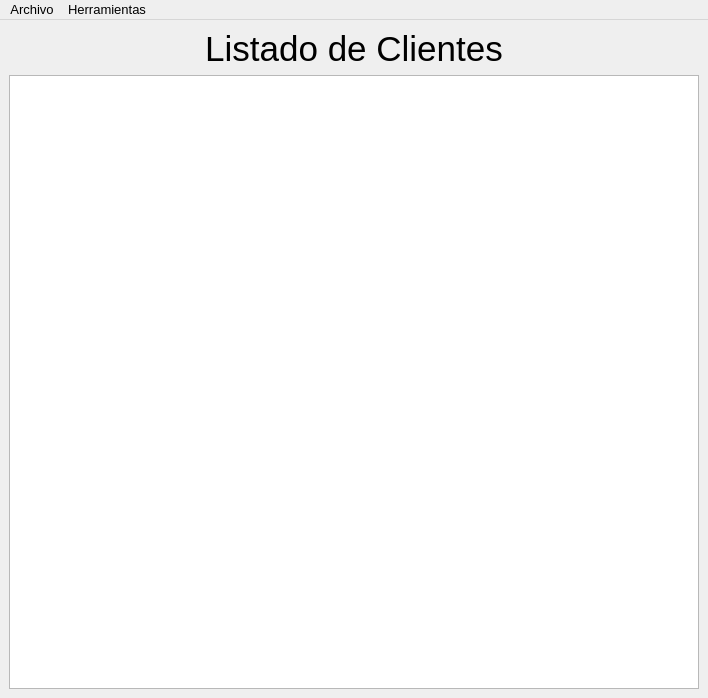
<?xml version="1.0" encoding="UTF-8"?>
<ui version="4.0">
 <class>ListaClientes</class>
 <widget class="QMainWindow" name="ListaClientes">
  <property name="geometry">
   <rect>
    <x>0</x>
    <y>0</y>
    <width>708</width>
    <height>698</height>
   </rect>
  </property>
  <property name="sizePolicy">
   <sizepolicy hsizetype="Preferred" vsizetype="Preferred">
    <horstretch>0</horstretch>
    <verstretch>0</verstretch>
   </sizepolicy>
  </property>
  <property name="minimumSize">
   <size>
    <width>0</width>
    <height>0</height>
   </size>
  </property>
  <property name="font">
   <font>
    <pointsize>10</pointsize>
   </font>
  </property>
  <property name="windowTitle">
   <string>Listado de Clientes</string>
  </property>
  <widget class="QWidget" name="centralwidget">
   <layout class="QGridLayout" name="gridLayout">
    <item row="0" column="0">
     <widget class="QLabel" name="lbl_title">
      <property name="sizePolicy">
       <sizepolicy hsizetype="Preferred" vsizetype="Preferred">
        <horstretch>0</horstretch>
        <verstretch>0</verstretch>
       </sizepolicy>
      </property>
      <property name="font">
       <font>
        <family>Arial</family>
        <pointsize>26</pointsize>
        <bold>false</bold>
       </font>
      </property>
      <property name="cursor">
       <cursorShape>ArrowCursor</cursorShape>
      </property>
      <property name="autoFillBackground">
       <bool>true</bool>
      </property>
      <property name="locale">
       <locale language="Spanish" country="Spain"/>
      </property>
      <property name="text">
       <string>Listado de Clientes</string>
      </property>
      <property name="alignment">
       <set>Qt::AlignCenter</set>
      </property>
     </widget>
    </item>
    <item row="1" column="0">
     <widget class="TableView" name="table_lista_clientes">
      <property name="minimumSize">
       <size>
        <width>500</width>
        <height>300</height>
       </size>
      </property>
      <property name="maximumSize">
       <size>
        <width>16777215</width>
        <height>16777215</height>
       </size>
      </property>
      <property name="mouseTracking">
       <bool>false</bool>
      </property>
      <property name="layoutDirection">
       <enum>Qt::LeftToRight</enum>
      </property>
      <property name="locale">
       <locale language="Spanish" country="Spain"/>
      </property>
      <property name="sizeAdjustPolicy">
       <enum>QAbstractScrollArea::AdjustToContents</enum>
      </property>
      <property name="alternatingRowColors">
       <bool>true</bool>
      </property>
      <property name="selectionMode">
       <enum>QAbstractItemView::ContiguousSelection</enum>
      </property>
      <property name="sortingEnabled">
       <bool>true</bool>
      </property>
      <attribute name="horizontalHeaderShowSortIndicator" stdset="0">
       <bool>true</bool>
      </attribute>
     </widget>
    </item>
   </layout>
  </widget>
  <widget class="QMenuBar" name="menubar">
   <property name="geometry">
    <rect>
     <x>0</x>
     <y>0</y>
     <width>708</width>
     <height>23</height>
    </rect>
   </property>
   <widget class="QMenu" name="menuArchivo">
    <property name="title">
     <string>Archivo</string>
    </property>
    <addaction name="actionActualizar"/>
   </widget>
   <widget class="QMenu" name="menuHerramientas">
    <property name="title">
     <string>Herramientas</string>
    </property>
    <addaction name="separator"/>
    <addaction name="actionAnadir_fila"/>
    <addaction name="actionEliminar_fila"/>
   </widget>
   <addaction name="menuArchivo"/>
   <addaction name="menuHerramientas"/>
  </widget>
  <action name="actionActualizar">
   <property name="text">
    <string>Actualizar</string>
   </property>
   <property name="shortcut">
    <string>Ctrl+A</string>
   </property>
  </action>
  <action name="actionAnadir_fila">
   <property name="text">
    <string>Añadir fila</string>
   </property>
   <property name="shortcut">
    <string>Ctrl+N</string>
   </property>
  </action>
  <action name="actionEliminar_fila">
   <property name="text">
    <string>Eliminar fila</string>
   </property>
   <property name="shortcut">
    <string>Ctrl+D</string>
   </property>
  </action>
 </widget>
 <customwidgets>
  <customwidget>
   <class>TableView</class>
   <extends>QTableView</extends>
   <header location="global">tableview.h</header>
  </customwidget>
 </customwidgets>
 <resources/>
 <connections/>
</ui>
